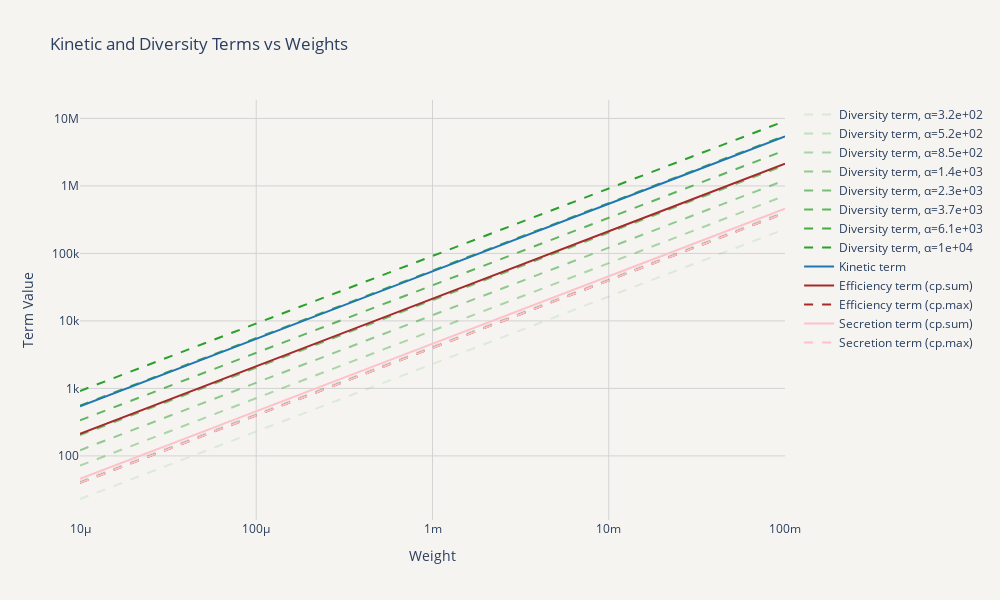

Notebook code for this chart:
### Code cell
# import kaleido
import plotly.graph_objects as go
# plot the weight of the term given a range of values and multiple alphas
n_alpha=8
alphas = np.logspace(2.5, 4, n_alpha)
weights = np.logspace(-5, -1, 1000)

kinetic_terms = weights * np.sum(np.abs(velocities[model.kinetic_rxn_idx] - kinetic_targets))
efficiency_terms = weights * np.sum(velocities)
efficiency_terms_max = weights * np.max(velocities)
secretion_terms = weights * np.sum(exchanges)
secretion_terms_max = weights * np.max(exchanges)

fig = go.Figure()

for i, alpha in enumerate(alphas):
    diversity_terms = weights * np.sum(np.maximum(alpha-velocities, 0))

    fig.add_trace(go.Scatter(x=weights, y=diversity_terms, mode='lines', name='Diversity term, α={alpha:.2g}'.format(alpha=alpha),
                             line=dict(dash='dash', color=f'rgba(44, 160, 44, {(i+1)/n_alpha})')))

fig.add_trace(go.Scatter(x=weights, y=kinetic_terms, mode='lines', name='Kinetic term', line=dict(color="#1f77b4")))
fig.add_trace(go.Scatter(x=weights, y=efficiency_terms, mode='lines', name='Efficiency term (cp.sum)', line=dict(color="brown")))
fig.add_trace(go.Scatter(x=weights, y=efficiency_terms_max, mode='lines', name='Efficiency term (cp.max)', line=dict(dash='dash', color="brown")))
fig.add_trace(go.Scatter(x=weights, y=secretion_terms, mode='lines', name='Secretion term (cp.sum)', line=dict(color="pink")))
fig.add_trace(go.Scatter(x=weights, y=secretion_terms_max, mode='lines', name='Secretion term (cp.max)', line=dict(dash='dash', color="pink")))


fig.update_xaxes(type='log', tickformat='~s', dtick=1)
fig.update_yaxes(type='log', tickformat='~s', dtick=1)
fig.update_layout(title=f'Kinetic and Diversity Terms vs Weights',
                  xaxis_title='Weight',
                  yaxis_title='Term Value',
                  template='plotly_white',
                  paper_bgcolor='#f6f4f1', plot_bgcolor='#f6f4f1',
                  xaxis=dict(
                      gridcolor='lightgray'  # Set x-axis grid color
                  ),
                  yaxis=dict(
                      gridcolor='lightgray'  # Set y-axis grid color
                  ),
                  height=600, width=1000)
fig.show()
fig.write_image("/Users/HeenaSaqib/dev/vEcoli/notebooks/Heena notebooks/Metabolism_New Genes/out/flow_partition/term_vs_weight.png", scale=3)

### Figure 1 — Plotly figure (JSON) as saved in the notebook; plotly's stock layout.template omitted (floating-point values rounded to 4 significant figures; data arrays with more than 128 entries replaced by an {"elided": "..."} marker saying what was removed)
{"data": [{"line": {"color": "rgba(44, 160, 44, 0.125)", "dash": "dash"}, "mode": "lines", "name": "Diversity term, α=3.2e+02", "x": {"elided": "1000 float values"}, "y": {"elided": "1000 float values"}, "type": "scatter"}, {"line": {"color": "rgba(44, 160, 44, 0.25)", "dash": "dash"}, "mode": "lines", "name": "Diversity term, α=5.2e+02", "x": {"elided": "1000 float values"}, "y": {"elided": "1000 float values"}, "type": "scatter"}, {"line": {"color": "rgba(44, 160, 44, 0.375)", "dash": "dash"}, "mode": "lines", "name": "Diversity term, α=8.5e+02", "x": {"elided": "1000 float values"}, "y": {"elided": "1000 float values"}, "type": "scatter"}, {"line": {"color": "rgba(44, 160, 44, 0.5)", "dash": "dash"}, "mode": "lines", "name": "Diversity term, α=1.4e+03", "x": {"elided": "1000 float values"}, "y": {"elided": "1000 float values"}, "type": "scatter"}, {"line": {"color": "rgba(44, 160, 44, 0.625)", "dash": "dash"}, "mode": "lines", "name": "Diversity term, α=2.3e+03", "x": {"elided": "1000 float values"}, "y": {"elided": "1000 float values"}, "type": "scatter"}, {"line": {"color": "rgba(44, 160, 44, 0.75)", "dash": "dash"}, "mode": "lines", "name": "Diversity term, α=3.7e+03", "x": {"elided": "1000 float values"}, "y": {"elided": "1000 float values"}, "type": "scatter"}, {"line": {"color": "rgba(44, 160, 44, 0.875)", "dash": "dash"}, "mode": "lines", "name": "Diversity term, α=6.1e+03", "x": {"elided": "1000 float values"}, "y": {"elided": "1000 float values"}, "type": "scatter"}, {"line": {"color": "rgba(44, 160, 44, 1.0)", "dash": "dash"}, "mode": "lines", "name": "Diversity term, α=1e+04", "x": {"elided": "1000 float values"}, "y": {"elided": "1000 float values"}, "type": "scatter"}, {"line": {"color": "#1f77b4"}, "mode": "lines", "name": "Kinetic term", "x": {"elided": "1000 float values"}, "y": {"elided": "1000 float values"}, "type": "scatter"}, {"line": {"color": "brown"}, "mode": "lines", "name": "Efficiency term (cp.sum)", "x": {"elided": "1000 float values"}, "y": {"elided": "1000 float values"}, "type": "scatter"}, {"line": {"color": "brown", "dash": "dash"}, "mode": "lines", "name": "Efficiency term (cp.max)", "x": {"elided": "1000 float values"}, "y": {"elided": "1000 float values"}, "type": "scatter"}, {"line": {"color": "pink"}, "mode": "lines", "name": "Secretion term (cp.sum)", "x": {"elided": "1000 float values"}, "y": {"elided": "1000 float values"}, "type": "scatter"}, {"line": {"color": "pink", "dash": "dash"}, "mode": "lines", "name": "Secretion term (cp.max)", "x": {"elided": "1000 float values"}, "y": {"elided": "1000 float values"}, "type": "scatter"}], "layout": {"xaxis": {"type": "log", "tickformat": "~s", "dtick": 1, "title": {"text": "Weight"}, "gridcolor": "lightgray"}, "yaxis": {"type": "log", "tickformat": "~s", "dtick": 1, "title": {"text": "Term Value"}, "gridcolor": "lightgray"}, "title": {"text": "Kinetic and Diversity Terms vs Weights"}, "paper_bgcolor": "#f6f4f1", "plot_bgcolor": "#f6f4f1", "height": 600, "width": 1000}}
